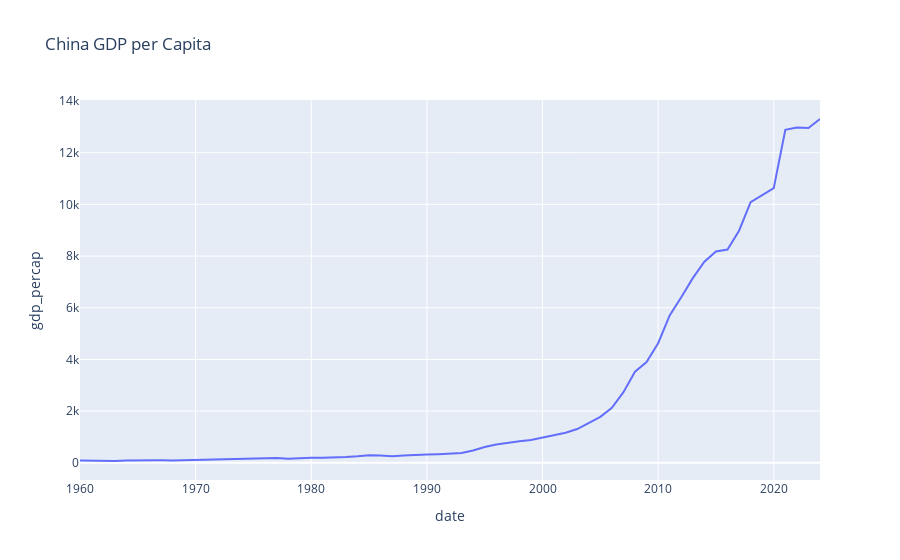

The notebook cell saved with this chart:
### Code cell
china_df.plot( x = "date", y = "gdp_percap", title = "China GDP per Capita")

### Figure 1 — Plotly figure (JSON) as saved in the notebook; plotly's stock layout.template omitted (floating-point values rounded to 4 significant figures)
{"data": [{"hovertemplate": "date=%{x}<br>gdp_percap=%{y}<extra></extra>", "legendgroup": "", "line": {"color": "#636efa", "dash": "solid"}, "marker": {"symbol": "circle"}, "mode": "lines", "name": "", "orientation": "v", "showlegend": false, "type": "scatter", "x": [1960, 1961, 1962, 1963, 1964, 1965, 1966, 1967, 1968, 1969, 1970, 1971, 1972, 1973, 1974, 1975, 1976, 1977, 1978, 1979, 1980, 1981, 1982, 1983, 1984, 1985, 1986, 1987, 1988, 1989, 1990, 1991, 1992, 1993, 1994, 1995, 1996, 1997, 1998, 1999, 2000, 2001, 2002, 2003, 2004, 2005, 2006, 2007, 2008, 2009, 2010, 2011, 2012, 2013, 2014, 2015, 2016, 2017, 2018, 2019, 2020, 2021, 2022, 2023, 2024], "xaxis": "x", "y": [89.72, 75.97, 71.06, 74.47, 85.66, 98.67, 104.5, 96.76, 91.65, 100.3, 113.3, 118.8, 132.1, 157.3, 160.4, 178.6, 165.7, 185.7, 156.7, 184.3, 195.1, 197.4, 203.7, 225.9, 251.2, 295.0, 282.4, 252.3, 284.0, 311.4, 318.5, 334.1, 367.8, 378.9, 475.7, 612.7, 713.3, 786.7, 835.1, 881.1, 969.2, 1065.0, 1164.0, 1307.0, 1531.0, 1778.0, 2129.0, 2735.0, 3523.0, 3898.0, 4629.0, 5704.0, 6405.0, 7147.0, 7781.0, 8175.0, 8255.0, 8980.0, 10090.0, 10340.0, 10630.0, 12890.0, 12970.0, 12950.0, 13300.0], "yaxis": "y"}], "layout": {"legend": {"tracegroupgap": 0}, "title": {"text": "China GDP per Capita"}, "xaxis": {"anchor": "y", "domain": [0, 1], "title": {"text": "date"}}, "yaxis": {"anchor": "x", "domain": [0, 1], "title": {"text": "gdp_percap"}}}}
